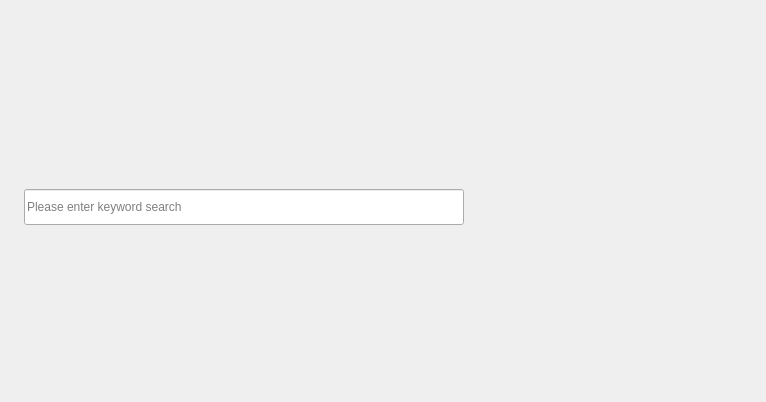
<?xml version="1.0" encoding="UTF-8"?>
<ui version="4.0">
 <class>DeviceRecord</class>
 <widget class="QWidget" name="DeviceRecord">
  <property name="geometry">
   <rect>
    <x>0</x>
    <y>0</y>
    <width>766</width>
    <height>402</height>
   </rect>
  </property>
  <property name="windowTitle">
   <string>Form</string>
  </property>
  <property name="styleSheet">
   <string notr="true"/>
  </property>
  <layout class="QVBoxLayout" name="verticalLayout">
   <property name="spacing">
    <number>10</number>
   </property>
   <property name="leftMargin">
    <number>24</number>
   </property>
   <property name="topMargin">
    <number>16</number>
   </property>
   <property name="rightMargin">
    <number>0</number>
   </property>
   <property name="bottomMargin">
    <number>4</number>
   </property>
   <item>
    <layout class="QHBoxLayout" name="horizontalLayout">
     <property name="spacing">
      <number>10</number>
     </property>
     <property name="rightMargin">
      <number>24</number>
     </property>
     <item>
      <widget class="QLabel" name="m_title">
       <property name="text">
        <string/>
       </property>
      </widget>
     </item>
     <item>
      <spacer name="horizontalSpacer">
       <property name="orientation">
        <enum>Qt::Horizontal</enum>
       </property>
       <property name="sizeHint" stdset="0">
        <size>
         <width>40</width>
         <height>20</height>
        </size>
       </property>
      </spacer>
     </item>
     <item>
      <widget class="QLabel" name="m_records">
       <property name="text">
        <string/>
       </property>
      </widget>
     </item>
    </layout>
   </item>
   <item>
    <widget class="QWidget" name="m_control_line" native="true">
     <layout class="QHBoxLayout" name="horizontalLayout_2">
      <property name="spacing">
       <number>10</number>
      </property>
      <property name="leftMargin">
       <number>0</number>
      </property>
      <property name="topMargin">
       <number>0</number>
      </property>
      <property name="rightMargin">
       <number>24</number>
      </property>
      <property name="bottomMargin">
       <number>0</number>
      </property>
      <item>
       <widget class="QLineEdit" name="m_search">
        <property name="minimumSize">
         <size>
          <width>440</width>
          <height>36</height>
         </size>
        </property>
        <property name="maximumSize">
         <size>
          <width>440</width>
          <height>36</height>
         </size>
        </property>
        <property name="placeholderText">
         <string>Please enter keyword search</string>
        </property>
       </widget>
      </item>
      <item>
       <spacer name="horizontalSpacer_2">
        <property name="orientation">
         <enum>Qt::Horizontal</enum>
        </property>
        <property name="sizeHint" stdset="0">
         <size>
          <width>40</width>
          <height>20</height>
         </size>
        </property>
       </spacer>
      </item>
     </layout>
    </widget>
   </item>
   <item>
    <widget class="KS::DeviceTable" name="m_table" native="true"/>
   </item>
  </layout>
 </widget>
 <customwidgets>
  <customwidget>
   <class>KS::DeviceTable</class>
   <extends>QWidget</extends>
   <header>src/ui/device/device-table.h</header>
   <container>1</container>
  </customwidget>
 </customwidgets>
 <resources/>
 <connections/>
</ui>
